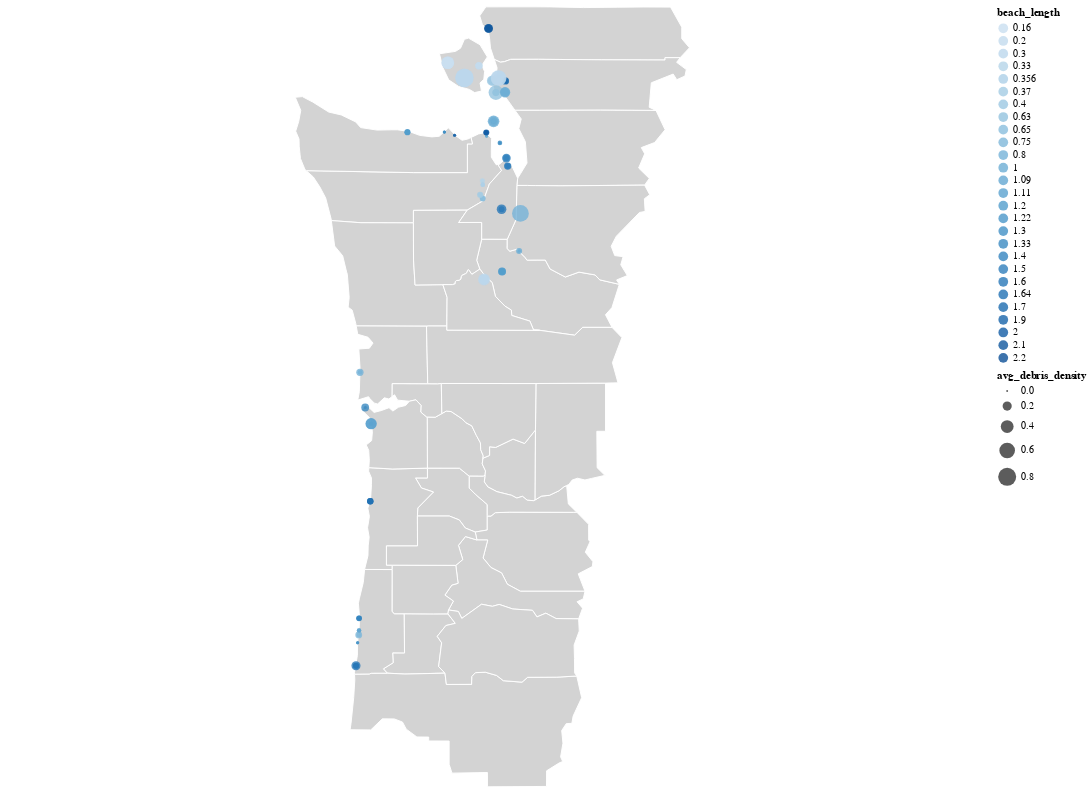

The cell this chart's notebook holds for it:
### Code cell
background = alt.Chart(gdf).mark_geoshape(
    fill='lightgray',
    stroke='white'
).properties(
    width=1000,
    height=800
)

selection = alt.selection_multi(fields=['avg_debris_density'], bind='legend') 

points = alt.Chart(df_filtered).mark_circle(opacity = 0.8).encode(
    longitude='beach_longitude:Q',
    latitude='beach_latitude:Q',
    color = 'beach_length:O',
    size = 'avg_debris_density:Q',
    opacity=alt.condition(selection, alt.value(0.8), alt.value(0.2)),
    #size=alt.value(10),
    tooltip=['beach_name:N','year:Q', 'avg_debris_density:Q', 'beach_length:O', 'beach_width:N', 'total_debris_count:Q']
).properties(
    width=1000,
    height=800
).add_selection(
    selection
)



background+points
